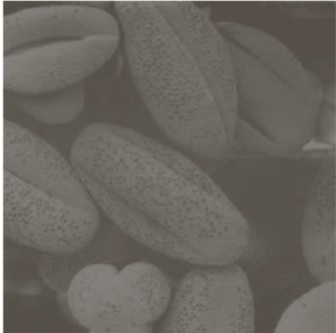
#> input picture lab1/Fig1.jpg, 336 x 333 px
$ python assignment21.py
#> lines starting #> are read from the running program, lines starting #| are printed output that depends on the picture
from PIL import Image
import numpy as np
import matplotlib.pyplot as plt

def show_image_with_histogram(image, title):
    plt.figure(figsize=(10, 6))

    # Display image
    plt.subplot(2, 2, 1)
    plt.imshow(image)
    plt.title(title)

    # Display histograms for each RGB channel
    for i in range(3):
        plt.subplot(2, 2, i + 2)
        plt.hist(image[:, :, i].ravel(), bins=256, color=f'C{i}', alpha=0.7)
        plt.title(f'Channel {i} Histogram')

    plt.tight_layout()
    plt.show()

def histogram_equalization(image):
    equalized_image = image.copy()

    # Apply histogram equalization on each RGB channel
    for i in range(3):
        hist, bins = np.histogram(image[:, :, i].ravel(), bins=256, range=[0,256])
        cdf = hist.cumsum()
        cdf_normalized = cdf * hist.max() / cdf.max()
        equalized_image[:, :, i] = np.interp(image[:, :, i], bins[:-1], cdf_normalized)

    return equalized_image

def main():
    # Read the input image
    input_image_path = 'Fig1.jpg'
    input_image = Image.open(input_image_path)
#> input_image is the input picture: PIL image 336x333 RGB; mean R, G, B 106, 101.6, 95.1

    # Convert PIL Image to numpy array
    input_image = np.array(input_image)

    # Convert RGB to BGR
    input_image = input_image[...,::-1]
#> input_image: shape (333, 336, 3)

    # Display input image and histogram
    show_image_with_histogram(input_image, 'Input Image and Histograms')
#> in show_image_with_histogram, `plt.show()`:
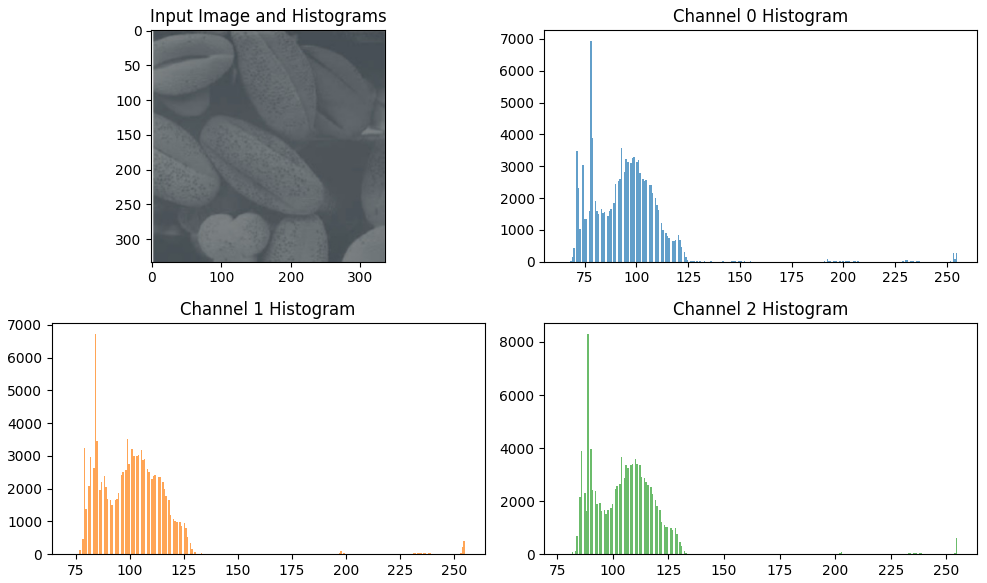
#> figure drawn by matplotlib, 4 panels; B, G, R data is drawn as R, G, B; panel 2: tallest bar 6921 high, from x = 77.62 to 78.36; panel 3: tallest bar 6723 high, from x = 83.66 to 84.38; panel 4: tallest bar 8306 high, from x = 88.37 to 89.06

    # Apply histogram equalization
    equalized_image = histogram_equalization(input_image)
#> after the loop in histogram_equalization, `for i in range(3):`:
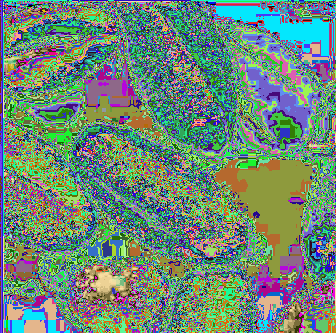
#> equalized_image: shape (333, 336, 3); mean B, G, R 119.6, 136.2, 109.3

    # Display output image and histogram
    show_image_with_histogram(equalized_image, 'Equalized Image and Histograms')
#> call 2 of show_image_with_histogram, with title = 'Equalized Image and Histograms'
#> in show_image_with_histogram (call 2), `plt.show()`:
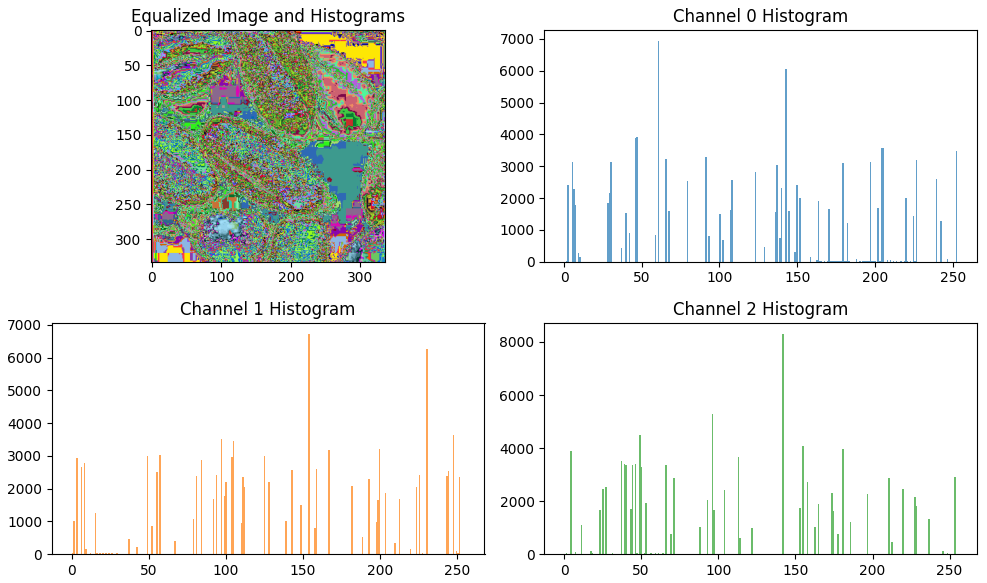
#> figure drawn by matplotlib, 4 panels; B, G, R data is drawn as R, G, B; panel 2: tallest bar 6921 high, from x = 60.29 to 61.27; panel 3: tallest bar 6723 high, from x = 153.4 to 154.4; panel 4: tallest bar 8306 high, from x = 141.4 to 142.4

if __name__ == "__main__":
    main()
